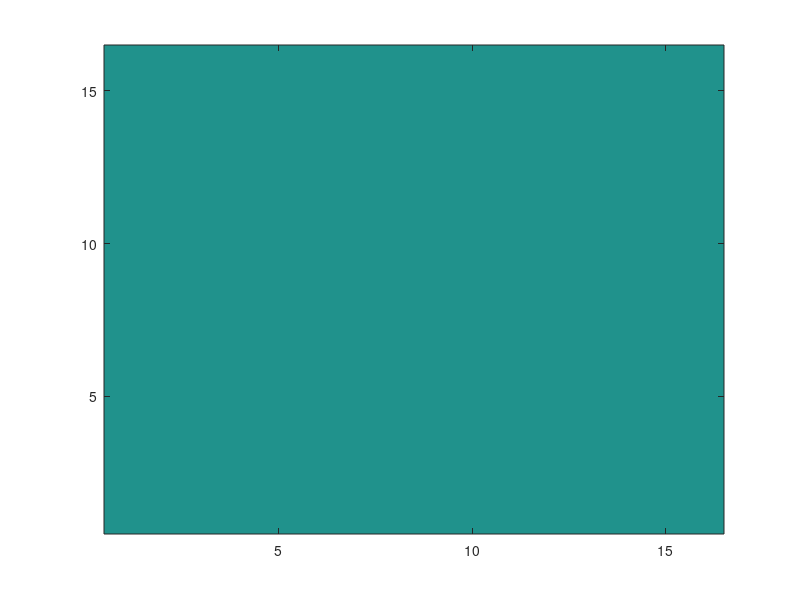

Recreate this plot in MATLAB. (Note: this script raises an error after producing the figure.)
start = 5;
final = 13;
final_accuracy = 10.0;
d_final = 0.0;

d_start = d_final * 2.0^(final - start);


refinement_number = 0;
for res_exp = start:final
    refinement_number = refinement_number + 1;
    res = 2^res_exp;
    dimensions = [res res];
    if refinement_number == 1
        potential_array = zeros(dimensions ./ 2);
    end
    boundary_conditions = zeros(dimensions);

    % Refined boundary conditions
    for r = 1:dimensions(1)
        for z = 1:dimensions(2)
            % if r == 2 * round(res / 10.0)
            %     if z > 2 * round(res / 5.0) && z < 3 * round(res / 5.0)
            %         boundary_conditions(r, z) = 10.0;
            %     end
            % end
            % if r == 4 * round(res / 10.0)
            %     boundary_conditions(r, z) = 30.0;
            % end
            % if r == 8 * round(res / 10.0)
            %     if z > round(res / 4.0) && z < 3 * round(res / 4.0)
            %         boundary_conditions(r, z) = -10.0;
            %     end
            % end
            if (r - 14.0 * double(dimensions(1)) / 29.0)^2.0 ...
                    + (z - 14.0 * double(dimensions(1)) / 29.0)^2.0 ...
                        < double(dimensions(1)) / 32
                boundary_conditions(r, z) = 1.0;
            elseif (r - 15.0 * double(dimensions(1)) / 29.0)^2.0 ...
                    + (z - 15.0 * double(dimensions(1)) / 29.0)^2.0 ...
                        < double(dimensions(1)) / 32
                boundary_conditions(r, z) = -1.0;
            end
        end
    end

    imagesc(potential_array)
    set(gca,'YDir','normal')
    drawnow;
    
    % Refine potential array
    new_potential_array = zeros(dimensions);
    for r = 2:res + 1
        for z = 2:res + 1
            % Crude 'nearest-neighbor' interpolation.
            new_potential_array(r - 1, z - 1) ...
                = potential_array(floor(r / 2), floor(z / 2));
        end
    end

    potential_array = solve_laplace(min([d_start * double(2.0^(start - res_exp)), double(res / 64.0)]), new_potential_array, boundary_conditions, 8);
end

imagesc(potential_array)
set(gca,'YDir','normal')
drawnow;

% Final refinement
potential_array = solve_laplace(d_final, potential_array, boundary_conditions, final_accuracy);

imagesc(potential_array)
set(gca,'YDir','normal')

%%
function solved = solve_laplace(d, potential_array, boundary_conditions, accuracy)
    dimensions = size(potential_array);
    for r = 2:dimensions(1)
        for z = 2:dimensions(2)
            if boundary_conditions(r, z) ~= 0.0
                potential_array(r, z) = boundary_conditions(r, z);
            end
        end
    end
    
    change = 0.0;
    last_change = 0.0;
    i = 0;
    while (last_change - change) / (dimensions(1) * dimensions(2)) > 10.0^(-accuracy) ...
            || i < 256 %min([i < 1 * max(dimensions), 256])
        i = i + 1;
        last_change = change;
        change = 0.0;
        for r = 1:dimensions(1)
            potential_array(r, end) = potential_array(r, end - 1);
            potential_array(r, 1) = potential_array(r, 2);
        end
        for z = 1:dimensions(2)
            potential_array(end, z) = potential_array(end - 1, z);
        end
        for z = 2:dimensions(2) - 1
            for r = 2:dimensions(1) - 1
                % Non-boundaries
                if boundary_conditions(r, z) == 0.0
                    prev = potential_array(r, z);
                    potential_array(r, z) = (1 / 4.0) * ( ...
                         (d / (2.0 * r)) * (potential_array(r + 1, z) - potential_array(r - 1, z)) ...
                       + (potential_array(r + 1, z) + potential_array(r - 1, z)) ...
                       + (potential_array(r, z + 1) + potential_array(r, z - 1)));
                    change = change + abs(potential_array(r, z) - prev);
                end
                potential_array(1, z) = (1 / 4.0) * (2 * potential_array(2, z) ...
                       + potential_array(1, z + 1) + potential_array(1, z - 1));
            end
        end
        fprintf("%d (%d x %d): %.3g, delta = %.3g\n", ...
            i, dimensions(1), dimensions(2), ...
            change / (dimensions(1) * dimensions(2)), ...
            (last_change - change) / (dimensions(1) * dimensions(2)))
    end
    solved = potential_array;
end